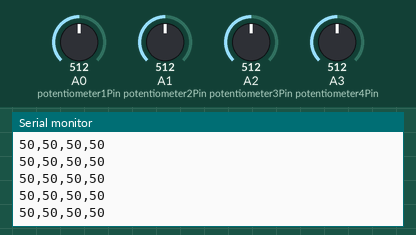
Bench run of a sketch on a simulated Arduino Uno, built with avr-gcc and run on an emulated ATmega328P. On the bench: the last lines printed to the serial monitor. Inputs (shaded band) come from the test bench; at power-on: A3 (potentiometer4Pin) = 512, A0 (potentiometer1Pin) = 512, A1 (potentiometer2Pin) = 512, A2 (potentiometer3Pin) = 512.

Above: at 5.7 s.
5.8 s: A3 (potentiometer4Pin) set to 110
At 5.87 s:
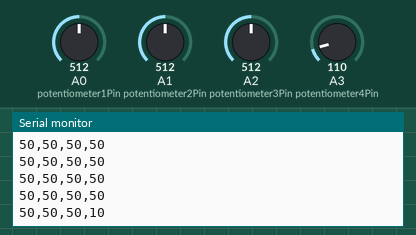
8.8 s: A3 (potentiometer4Pin) set to 91
At 8.8 s:
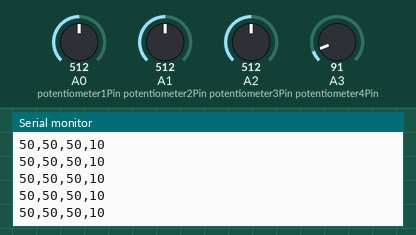
Timing chart, 0 to 11.8 s (numbered marks = the images above; inputs shaded):
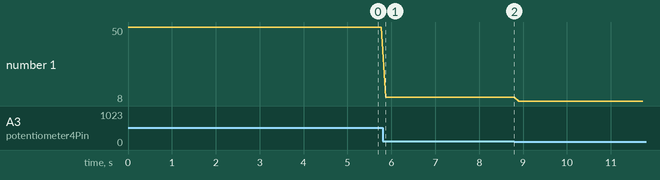

The sketch:

volume_controller_arduino.ino
```cpp
const int potentiometer1Pin = A0;
const int potentiometer2Pin = A1;
const int potentiometer3Pin = A2;
const int potentiometer4Pin = A3;

void setup() {
  Serial.begin(9600);
}

void loop() {

  int pot1Value = analogRead(potentiometer1Pin);
  int pot2Value = analogRead(potentiometer2Pin);
  int pot3Value = analogRead(potentiometer3Pin);
  int pot4Value = analogRead(potentiometer4Pin);


  int volume1 = map(pot1Value, 0, 1023, 0, 100);
  int volume2 = map(pot2Value, 0, 1023, 0, 100);
  int volume3 = map(pot3Value, 0, 1023, 0, 100);
  int volume4 = map(pot4Value, 0, 1023, 0, 100);


  Serial.print(volume1);
  Serial.print(",");
  Serial.print(volume2);
  Serial.print(",");
  Serial.print(volume3);
  Serial.print(",");
  Serial.println(volume4);

  delay(100);
}
```

Measured:
- after the input at 5.8 s, the serial monitor: prints a new line after 0.07 s (image 1)
- plotted number 1: 50 → 10 after the input at 5.8 s, 10 → 8 after the input at 8.8 s
